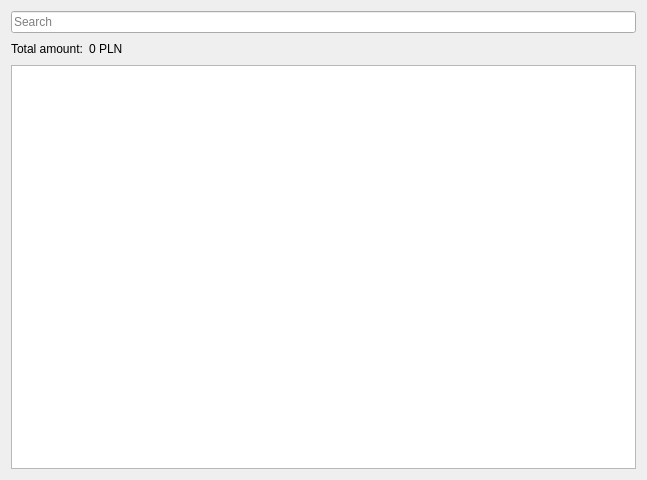
<?xml version="1.0" encoding="UTF-8"?>
<ui version="4.0">
 <class>InvoicesListWidget</class>
 <widget class="QWidget" name="InvoicesListWidget">
  <property name="geometry">
   <rect>
    <x>0</x>
    <y>0</y>
    <width>647</width>
    <height>480</height>
   </rect>
  </property>
  <property name="windowTitle">
   <string>Form</string>
  </property>
  <layout class="QVBoxLayout" name="verticalLayout">
   <item>
    <layout class="QGridLayout" name="gridLayout">
     <item row="1" column="1">
      <widget class="QLabel" name="amountPlnLabel">
       <property name="text">
        <string>0 PLN</string>
       </property>
      </widget>
     </item>
     <item row="1" column="0">
      <widget class="QLabel" name="totalLabel">
       <property name="text">
        <string>Total amount:</string>
       </property>
      </widget>
     </item>
     <item row="1" column="2">
      <spacer name="horizontalSpacer">
       <property name="orientation">
        <enum>Qt::Horizontal</enum>
       </property>
       <property name="sizeType">
        <enum>QSizePolicy::Fixed</enum>
       </property>
       <property name="sizeHint" stdset="0">
        <size>
         <width>500</width>
         <height>20</height>
        </size>
       </property>
      </spacer>
     </item>
     <item row="0" column="0" colspan="3">
      <widget class="QLineEdit" name="searchLineEdit">
       <property name="text">
        <string/>
       </property>
       <property name="placeholderText">
        <string>Search</string>
       </property>
      </widget>
     </item>
    </layout>
   </item>
   <item>
    <widget class="QTableView" name="invoicesTableView"/>
   </item>
  </layout>
 </widget>
 <resources/>
 <connections/>
</ui>
